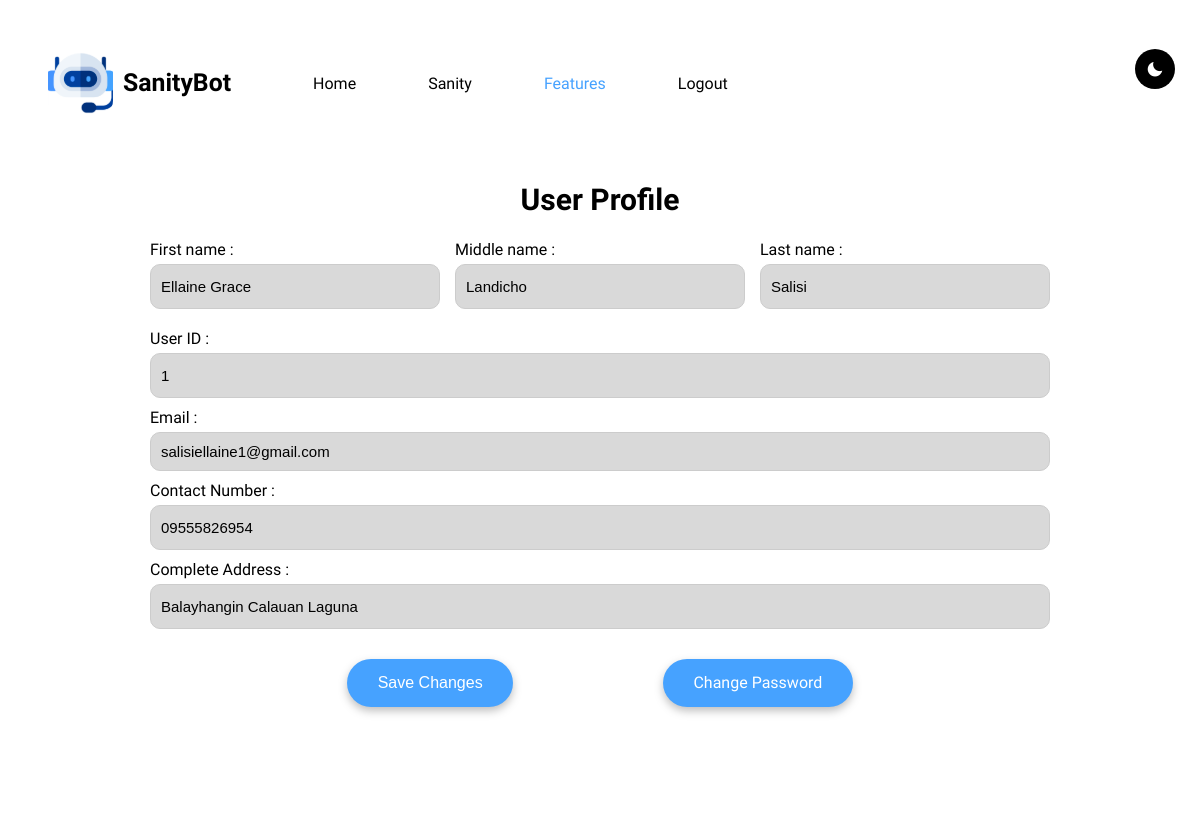
The page /profile (signed in) on the database its author committed.
### sanitybot/models.py (models this page shows)
class User(db.Model, UserMixin):
    id = db.Column(db.Integer, primary_key=True, autoincrement=True)
    firstname = db.Column(db.String(25))
    middlename = db.Column(db.String(25))
    lastname = db.Column(db.String(25))
    address = db.Column(db.String(50))
    contact = db.Column(db.String(15))
    duedate = db.Column(db.String(10))
    first_trimester = db.Column(db.String(10))
    second_trimester = db.Column(db.String(10))
    email = db.Column(db.String(80), unique=True)
    password = db.Column(db.String(100))

### sanitybot/views.py (the view)
@views.route('/profile', methods = ['GET', 'POST'])
@login_required
def profile():
    if request.method == "POST":
        id = request.form['id']
        user = User.query.filter_by(id=id).first()
        user.firstname = request.form['firstname']
        user.middlename = request.form['middlename']
        user.lastname = request.form['lastname']
        user.address = request.form['address']
        user.contact = request.form['contact']
        user.email = request.form['email']
        user.duedate = request.form['duedate']
        user.first_trimester = request.form['first_trimester']
        user.second_trimester = request.form['second_trimester']
        try:
            db.session.commit()
            flash('Update successfully!', category= 'success')
            return redirect(url_for('views.profile'))
        except:
            return 'ERROR'
    else:
        user = current_user
        return render_template('profile.html', user=user)

### sanitybot/__init__.py (called while the page is built)
def create_app():
     app = Flask(__name__)
     app.config['SECRET_KEY'] = 'preggybot'
     app.config['SQLALCHEMY_DATABASE_URI'] = f'sqlite:///{DB_NAME}'
     db.init_app(app)
     from .views import  views
     from .auth import  auth
     app.register_blueprint(views, url_prefix='/')
     app.register_blueprint(auth, url_prefix='/')
     from .models import User
     create_database(app)
     login_manager = LoginManager()
     login_manager.login_view = 'auth.login'
     login_manager.init_app(app)
     @login_manager.user_loader
     def load_user(id):
         return User.query.get(int(id))
     return app

### sanitybot/templates/profile.html (shortened to what this page needs)
<!DOCTYPE html>
<html lang="en">
  <head>
    <link rel="stylesheet" href="{{ url_for('static', filename='/css/style_profile.css') }}" />
    <link rel="stylesheet" href="https://unpkg.com/boxicons@latest/css/boxicons.min.css">
    <link rel="stylesheet" href="https://cdnjs.cloudflare.com/ajax/libs/font-awesome/4.7.0/css/font-awesome.min.css">
  </head>
  <body>
    <main>
       <div class="wrapper light">
        <header>
          <button class="toggle-btn">
            <i class='bx bxs-moon'></i>
          </button>
          <div class="container">
            <div class="logo">
              <img class="logo_img" src="{{ url_for('static', filename='/images/robot_logo.svg') }}" alt="logo">
              <h3>SanityBot</h3>
            </div>
            <div class="links">
              <ul>
                <li><a href="{{ url_for('views.home') }}">Home</a></li>
                <li><a href="{{ url_for('views.duedate') }}">Sanity</a></li>
                <li><a href="{{ url_for('views.profile') }}"style="color:#46A2FF">Features</a></li>
                <li><a href="{{ url_for('auth.logout') }}">Logout</a></li>
              </ul>
            </div>
          </div>
        </header>
        <div class="container1">
            <form action="" method="post">
                <div class="row">
                    <div class="col">
                        <h3 class="title">User Profile</h3>
                        <div class="flex">
                          <div class="inputBox">
                              <span>First name :</span>
                              <input type="text" placeholder="First name" name="firstname" value= "{{ user.firstname }}" required>
                          </div>
                          <div class="inputBox">
                              <span>Middle name :</span>
                              <input type="text" placeholder="Middle name" name="middlename" value= "{{ user.middlename }}" required>
                          </div>
                          <div class="inputBox">
                            <span>Last name :</span>
                            <input type="text" placeholder="Last name" name="lastname" value= "{{ user.lastname }}" required>
                          </div>
                         </div>
                         <div class="inputBox">
                         <span>User ID :</span>
                        <input type="text" name="id" value= {{ user.id }} class="user_id">
                      </div>
                        <div class="inputBox">
                            <span>Email :</span>
                            <input type="email" placeholder="Email" name="email" value= "{{ user.email }}" required>
                        </div>
                        <div class="inputBox">
                          <span>Contact Number :</span>
                          <input type="text" placeholder="Contact Number" name="contact" value= "{{ user.contact }}" required>
                      </div>
                        <div class="inputBox">
                            <span>Complete Address :</span>
                            <input type="text" placeholder="Street Number - Barangay - Province" name="address" value= "{{ user.address }}" required>
                        </div>
                        <div class="flex-button">
                        <input type="submit" value="Save Changes" class="submit-btn" name="general_save">
                        <a href="{{ url_for('views.profile_security') }}" class="btnChange">Change Password</a>
                      </div>
                    </div>
                </div>
            </form>
        </div>
      </div>
    </main>
  </body>
</html>

### sanitybot/static/css/style_profile.css (style rules this page uses)
.light { --mainColor: #46A2FF; --hoverColor: #d5e0fd; --backgroundColor: #ffffff; --darkOne: rgb(0, 0, 0); --darkTwo: #000000; --lightOne: #000000; --lightTwo: rgb(0, 0, 0); }
*, *::before, *::after { padding: 0; margin: 0; box-sizing: border-box; }
body { font-family: "Sora", sans-serif; overflow: hidden; }
a { text-decoration: none; }
img { width: 100%; }
.wrapper { position: relative; padding: 3rem 0 2rem; width: 100%; min-height: 100vh; overflow: hidden; background-color: var(--backgroundColor); flex-direction: column; justify-content: space-between; }
.container { position: relative; max-width: 80rem; width: 100%; margin: 0 auto 0; padding: 0 3rem; z-index: 1; }
header { position: relative; z-index: 70; }
header .container { display: flex; justify-content: space-between; align-items: center; }
.logo { display: flex; align-items: center; cursor: pointer; }
.logo h3 { color: var(--darkOne); font-size: 1.55rem; line-height: 1.2; font-weight: 700; margin: 0 10px; }
.logo_img { display: flex; align-items: center; cursor: pointer; width: 65px; }
.links ul { display: flex; list-style: none; align-items: center; margin-right: 445px; }
.links a { color: var(--lightTwo); margin-left: 4.5rem; display: inline-block; transition: 0.3s; }
.title { font-size: 2.3rem; color: var(--darkOne); text-transform: capitalize; line-height: 1; text-align: center; position: relative; top: 5px; }
.toggle-btn { position: absolute; top: 1px; right: 25px; display: inline-block; border: none; background: var(--darkTwo); color: var(--backgroundColor); outline: none; cursor: pointer; width: 40px; height: 40px; border-radius: 50%; font-size: 1.1rem; transition: 0.3s; z-index: 100; }
.toggle-btn i { line-height: 39px; }
.wrapper.light .toggle-btn i:first-child { display: block; }
.container1 { display: flex; justify-content: center; align-items: center; padding:100px; min-height: 85vh; height:200px; }
.container1 form { padding:50px; width:1100px; background: var(--backgroundColor); position: relative; bottom: 40px 40px; }
.container1 form .row { display: flex; flex-wrap: wrap; gap:15px; }
.container1 form .row .col { flex:1 1 250px; }
.container1 form .row .col .title { font-size: 30px; color:var(--darkOne); padding-bottom: 20px; }
.container1 form .row .col .inputBox { margin:10px 0; width: 100%; }
.container1 form .row .col .inputBox span { margin-bottom: 5px; display: block; color:var(--darkOne); }
.container1 form .row .col .inputBox input { width: 100%; border:1px solid #ccc; padding:10px 10px; font-size: 15px; text-transform: none; background-color: #D9D9D9; border-radius: 10px; }
.container1 form .row .col .flex { display: flex; gap:15px; justify-content:center; }
.container1 form .row .col .flex .inputBox { margin-top: 5px; }
.container1 form .row .col .flex-button { display: flex; gap:150px; justify-content:center; margin:30px; }
.container1 form .submit-btn { display: inline-block; padding: 0.95rem 1.9rem; text-decoration:none; font-size:16px; background-color: var(--mainColor); border:none; border-radius: 50px; transition: 0.3s; color: rgb(255, 255, 255) !important; z-index: 1000000000; filter: drop-shadow(0px 4px 4px rgba(0, 0, 0, 0.25)); }
.container1 form .btnChange { display: inline-block; padding: 0.9rem 1.9rem; background-color: var(--mainColor); border:none; border-radius: 50px; transition: 0.3s; color: rgb(255, 255, 255) !important; z-index: 1000000000; filter: drop-shadow(0px 4px 4px rgba(0, 0, 0, 0.25)); }
* { box-sizing: border-box; margin: 0; padding: 0; }
body { font-weight: 400; font-size: 100%; background: #F1F1F1; }
*, html { --primaryGradient: linear-gradient(93.12deg, #46A2FF 0.52%, #46A2FF 100%); --secondaryGradient: linear-gradient(268.91deg, #46A2FF -2.14%, #46A2FF 99.69%); --primaryBoxShadow: 0px 10px 15px rgba(0, 0, 0, 0.1); --secondaryBoxShadow: 0px -10px 15px rgba(0, 0, 0, 0.1); --primary: #46A2FF; }
input[type=text] { width:100%; height: 45px; padding:8px 20px; background-color: #D9D9D9; border:2px solid #aaa; border-radius:10px; outline:none; box-sizing:border-box; transition:.3s; }

### rows shown on the page
User: firstname "Ellaine Grace", middlename "Landicho", lastname "Salisi", id "1", email "salisiellaine1@gmail.com", contact "09555826954", address "Balayhangin Calauan Laguna"
